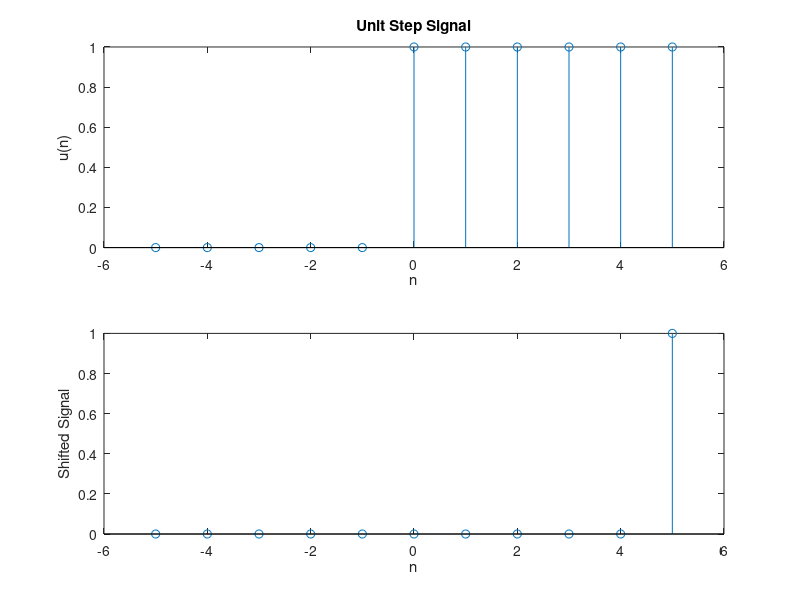

The MATLAB script that drew this image:
n = -5:5;
x = (n >= 0);

direction = input("Enter direction to shift (1 for left / 2 for right): ");
k = input("Enter no. of samples to shift: ");

if direction == 1
    k = -k;
elseif direction == 2
    k = k;
end

subplot(2,1,1);
stem(n, x);
title('Unit Step Signal');
xlabel('n'); ylabel('u(n)');

subplot(2,1,2);
x_shifted = ((n-k) >= 0);
stem(n, x_shifted);
xlabel('n'); ylabel('Shifted Signal');
